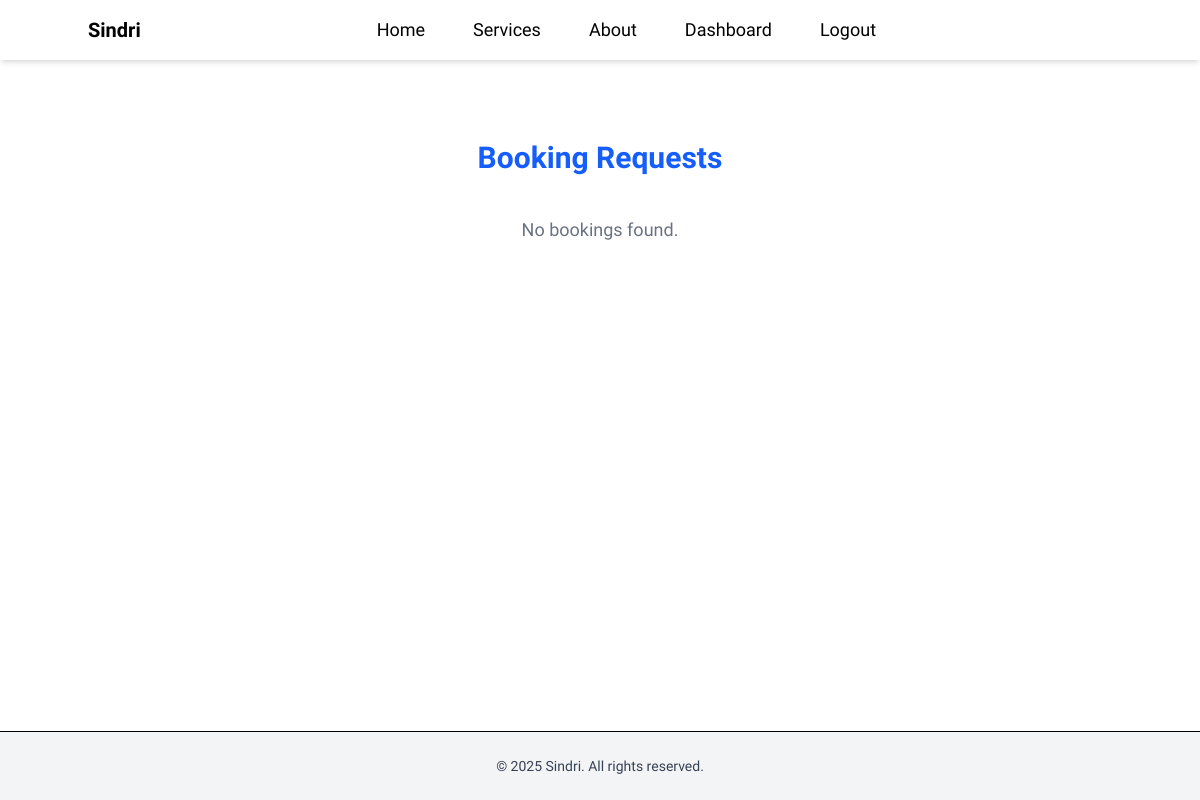
The page /bookings/provider/bookings/ (signed in) on the database as committed earlier.
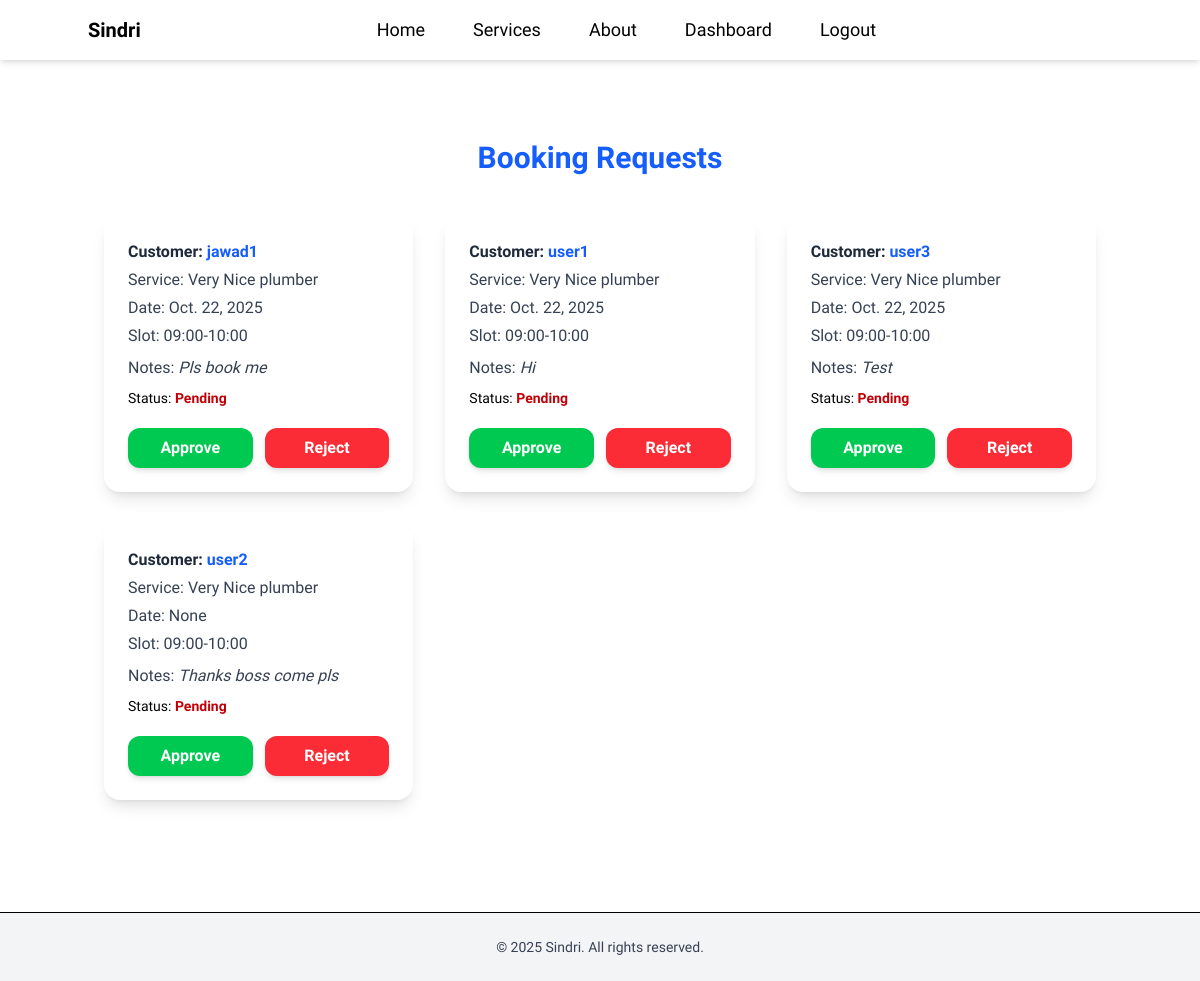
The same page on the database as committed later.
### bookings/models.py (models this page shows, shortened)
class Booking(models.Model):
    STATUS_CHOICES = [
        ('Pending', 'Pending'),
        ('Confirmed', 'Confirmed'),
        ('In Progress', 'In Progress'),
        ('Completed', 'Completed'),
        ('Rejected', 'Rejected'),
    ]
    user = models.ForeignKey(User, on_delete=models.CASCADE, related_name='bookings')
    provider = models.ForeignKey(User, on_delete=models.CASCADE, related_name='provider_bookings')
    service = models.ForeignKey(Service, on_delete=models.CASCADE, related_name='bookings')
    date = models.DateField()
    slot = models.CharField(max_length=11, choices=SLOT_CHOICES)
    notes = models.TextField(blank=True, null=True)
    status = models.CharField(max_length=20, choices=STATUS_CHOICES, default='Pending')
    created_at = models.DateTimeField(auto_now_add=True)

### users/models.py (models this page shows, shortened)
class CustomUser(AbstractUser):
    user_type_choices=[
        ('customer','Customer'),
        ('provider','Service Provider')
    ]
    user_type=models.CharField(max_length=10, choices=user_type_choices)
    city=models.CharField(max_length=10, blank=True, null=True)
    zipcode=models.CharField(max_length=10, blank=True, null=True)

### services/models.py (models this page shows, shortened)
class Service(models.Model):
    provider = models.ForeignKey(CustomUser, on_delete=models.CASCADE)
    category = models.ForeignKey(ServiceCategory, on_delete=models.SET_NULL, null= True)
    title = models.CharField(max_length=100)
    description = models.TextField()
    price = models.DecimalField(max_digits=8, decimal_places=2)
    location = models.CharField(max_length=150, blank=True)
    is_active = models.BooleanField(default=True)

### bookings/views.py (the view)
# urls.py: path('provider/bookings/', views.provider_bookings, name='provider_bookings'),
@login_required
def provider_bookings(request):
    if request.user.user_type != 'provider':
        return render(request, 'bookings/not_authorized.html')
    bookings = Booking.objects.filter(service__provider=request.user).order_by('date','slot')
    return render(request, 'bookings/provider_bookings.html', {'bookings':bookings})

### bookings/templates/bookings/provider_bookings.html (shortened to what this page needs)
{% extends "base.html" %}
{% block content %}
<div class="max-w-6xl mx-auto my-10 px-4">
    <h1 class="text-3xl font-bold text-center mb-10 text-blue-600">Booking Requests</h1>
    {% if bookings %}
        <div class="grid grid-cols-1 md:grid-cols-2 lg:grid-cols-3 gap-8">
            {% for booking in bookings %}
            <div class="rounded-2xl shadow-lg p-6 flex flex-col justify-between
                        transition transform hover:scale-105
                        ">
                <div>
                    <p class="text-gray-800 font-semibold mb-1">Customer: <span class="text-blue-600">{{ booking.user.username }}</span></p>
                    <p class="text-gray-700 mb-1">Service: <span class="font-medium">{{ booking.service.title }}</span></p>
                    <p class="text-gray-700 mb-1">Date: <span class="font-medium">{{ booking.date }}</span></p>
                    <p class="text-gray-700 mb-1">Slot: <span class="font-medium">{{ booking.slot }}</span></p>
                    <p class="text-gray-700 mt-2">Notes: <span class="italic">{{ booking.notes|default:"-" }}</span></p>
                    <p class="text-sm mt-2">Status:
                        {% if booking.status == 'pending' %}
                            <span class="text-yellow-700 font-semibold">{{ booking.status|capfirst }}</span>
                        {% elif booking.status == 'confirmed' %}
                            <span class="text-green-700 font-semibold">{{ booking.status|capfirst }}</span>
                        {% else %}
                            <span class="text-red-700 font-semibold">{{ booking.status|capfirst }}</span>
                        {% endif %}
                    </p>
                </div>
                {% if booking.status|lower == 'pending' %}
                <div class="mt-5 flex gap-3">
                    <a href="{% url 'approve_booking' booking.id %}"
                       class="flex-1 bg-green-500 text-white py-2 rounded-xl text-center font-semibold hover:bg-green-600 transition shadow-md">
                        Approve
                    </a>
                    <a href="{% url 'reject_booking' booking.id %}"
                       class="flex-1 bg-red-500 text-white py-2 rounded-xl text-center font-semibold hover:bg-red-600 transition shadow-md">
                        Reject
                    </a>
                </div>
                {% endif %}
            </div>
            {% endfor %}
        </div>
    {% else %}
        <p class="text-center text-gray-500 text-lg mt-10">No bookings found.</p>
    {% endif %}
</div>
{% endblock %}

### templates/base.html (shortened to what this page needs)
{% load static %}
{% load widget_tweaks %}
<!DOCTYPE html>
<html lang="en">
<head>
  <link href="{% static 'css/dist/styles.css' %}" rel="stylesheet">
</head>
<body class="bg-white text-black min-h-screen flex flex-col">
  <nav class="shadow-md">
    <div class="container mx-auto flex items-center justify-between py-4 px-4 md:px-0">
      <a href="{% url 'home' %}" class="text-xl font-bold">Sindri</a>
      <div class="hidden md:flex flex-grow justify-center space-x-12">
        <a href="{% url 'home' %}" class="text-lg font-medium hover:text-blue-600">Home</a>
        <a href="{% url 'service_list' %}" class="text-lg font-medium hover:text-blue-600">Services</a>
        <a href="#" class="text-lg font-medium hover:text-blue-600">About</a>
        {% if user.is_authenticated %}
          <a href="{% url 'dashboard' %}" class="text-lg font-medium hover:text-blue-600">Dashboard</a>
          <form method="post" action="{% url 'logout' %}" class="inline">
            <button type="submit" class="text-lg font-medium hover:text-blue-600">Logout</button>
          </form>
        {% else %}
          <a href="{% url 'login' %}" class="text-lg font-medium hover:text-blue-600">Login</a>
          <a href="{% url 'register' %}" class="text-lg font-medium hover:text-blue-600">Register</a>
        {% endif %}
      </div>
    </div>
  </nav>
  <main class="container mx-auto flex-grow py-10">
    {% block content %}{% endblock %}
  </main>
  <footer class="bg-gray-100 text-center py-6 border-t mt-8">
    <p class="text-sm text-gray-700">&copy; 2025 Sindri. All rights reserved.</p>
  </footer>
</body>
</html>

### templates/base.html (style rules this page uses)
body { font-family: 'Plus Jakarta Sans', sans-serif; }

Rows that differ between the two databases and show on the page:
added Booking: user.username "jawad1", service "Very Nice plumber", date "Oct. 22, 2025", slot "09:00-10:00", notes "Pls book me", status "Pending", shows "Approve"
added Booking: user.username "user1", service "Very Nice plumber", date "Oct. 22, 2025", slot "09:00-10:00", notes "Hi", status "Pending", shows "Approve"
added Booking: user.username "user3", service "Very Nice plumber", date "Oct. 22, 2025", slot "09:00-10:00", notes "Test", status "Pending", shows "Approve"
added Booking: user.username "user2", service "Very Nice plumber", date "None", slot "09:00-10:00", notes "Thanks boss come pls", status "Pending", shows "Approve"
Other text that changed with them:
text no longer shown: "No bookings found."
